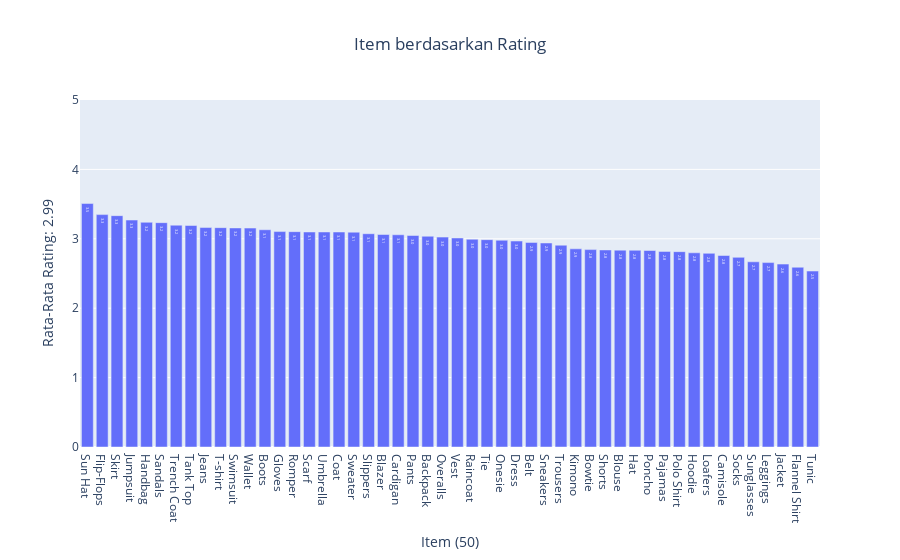

Notebook source saved alongside this figure:
### Markdown cell above
Kita membuat dataframe baru bernama 'itemsaja' jumlah yang berisi 2 kolom (item dan rating), pada display atas adalah:<br>
Top 5 rating tertinggi, dan pada display bawahnya Top 5 rating terendah

### Code cell
fig = px.bar(itemsaja, y='Rating', x='Item', text_auto='.2s',
            title="Item berdasarkan Rating")
fig.update_layout(title_x = 0.5)
fig.update_yaxes(range=[0, 5], title_text="Rata-Rata Rating: " + str(rating))
fig.update_xaxes(title_text="Item (50)")

fig.show()

### Figure 1 — Plotly figure (JSON) as saved in the notebook; plotly's stock layout.template omitted (floating-point values rounded to 4 significant figures)
{"data": [{"alignmentgroup": "True", "hovertemplate": "Item=%{x}<br>Rating=%{y}<extra></extra>", "legendgroup": "", "marker": {"color": "#636efa", "pattern": {"shape": ""}}, "name": "", "offsetgroup": "", "orientation": "v", "showlegend": false, "textposition": "auto", "texttemplate": "%{y:.2s}", "type": "bar", "x": ["Sun Hat", "Flip-Flops", "Skirt", "Jumpsuit", "Handbag", "Sandals", "Trench Coat", "Tank Top", "Jeans", "T-shirt", "Swimsuit", "Wallet", "Boots", "Gloves", "Romper", "Scarf", "Umbrella", "Coat", "Sweater", "Slippers", "Blazer", "Cardigan", "Pants", "Backpack", "Overalls", "Vest", "Raincoat", "Tie", "Onesie", "Dress", "Belt", "Sneakers", "Trousers", "Kimono", "Bowtie", "Shorts", "Blouse", "Hat", "Poncho", "Pajamas", "Polo Shirt", "Hoodie", "Loafers", "Camisole", "Socks", "Sunglasses", "Leggings", "Jacket", "Flannel Shirt", "Tunic"], "xaxis": "x", "y": [3.508, 3.349, 3.333, 3.27, 3.238, 3.233, 3.196, 3.192, 3.162, 3.161, 3.157, 3.155, 3.13, 3.104, 3.103, 3.098, 3.098, 3.098, 3.095, 3.073, 3.062, 3.058, 3.047, 3.037, 3.024, 3.012, 2.994, 2.987, 2.979, 2.967, 2.948, 2.94, 2.908, 2.856, 2.844, 2.839, 2.837, 2.835, 2.831, 2.818, 2.815, 2.798, 2.791, 2.759, 2.733, 2.669, 2.657, 2.636, 2.59, 2.535], "yaxis": "y"}], "layout": {"barmode": "relative", "legend": {"tracegroupgap": 0}, "title": {"text": "Item berdasarkan Rating", "x": 0.5}, "xaxis": {"anchor": "y", "domain": [0, 1], "title": {"text": "Item (50)"}}, "yaxis": {"anchor": "x", "domain": [0, 1], "range": [0, 5], "title": {"text": "Rata-Rata Rating: 2.99"}}}}
